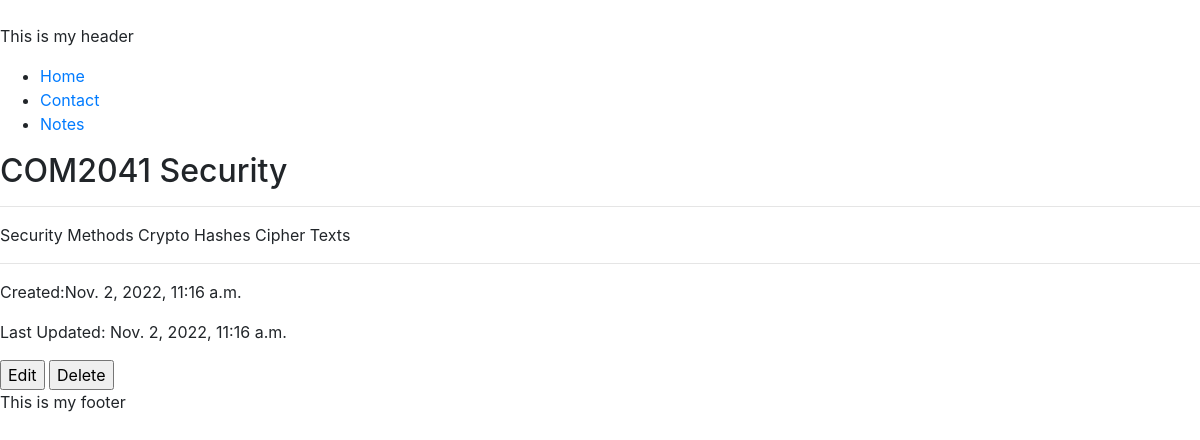
The page /notes/2 on the database its author committed.
### notesapp/models.py (models this page shows)
class Note(models.Model):
  title = models.CharField(max_length = 128)
  description = models.TextField()
  created_at = models.DateTimeField(auto_now_add=True)
  updated_at = models.DateTimeField(auto_now=True)
  class Meta:
    indexes = [models.Index(fields=['title']), ]

### notesapp/views.py (the view)
# urls.py: path('<int:nid>', views.detail_view, name='notes_detail'),
def detail_view(request, nid):
    context ={}
    context["note"] = get_object_or_404(Note, pk=nid)
    return render(request, "notesapp/detail_view.html",context)

### notesapp/templates/notesapp/detail_view.html
{% extends "base.html" %}
{% block content %}
<body>
<h2>{{ note.title }}</h2><hr>
<p> {{ note.description }}</p><hr>
<p> Created:{{ note.created_at }}</p>
<p> Last Updated: {{ note.updated_at }}</p>
<input type="button" onclick="location.href='{% url 'notes_update' note.id %}';" value="Edit" />
<input type="button" onclick="location.href='{% url 'notes_delete' note.id %}';" value="Delete" />
</body>
{% endblock content %}

### rows shown on the page
Note: title "COM2041 Security", description "Security Methods Crypto Hashes Cipher Texts", created_at "Nov. 2, 2022, 11:16 a.m.", updated_at "Nov. 2, 2022, 11:16 a.m.", id "Edit", id "Delete"
